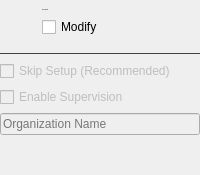
            <widget class="QWidget" name="setupOptionsPage">
             <layout class="QVBoxLayout" name="verticalLayout_17">
              <property name="leftMargin">
               <number>0</number>
              </property>
              <property name="topMargin">
               <number>0</number>
              </property>
              <property name="rightMargin">
               <number>0</number>
              </property>
              <property name="bottomMargin">
               <number>0</number>
              </property>
              <item>
               <widget class="QWidget" name="horizontalWidget_6" native="true">
                <layout class="QHBoxLayout" name="horizontalLayout_21">
                 <property name="spacing">
                  <number>10</number>
                 </property>
                 <property name="leftMargin">
                  <number>0</number>
                 </property>
                 <property name="topMargin">
                  <number>9</number>
                 </property>
                 <property name="rightMargin">
                  <number>0</number>
                 </property>
                 <property name="bottomMargin">
                  <number>9</number>
                 </property>
                 <item>
                  <widget class="QToolButton" name="toolButton_11">
                   <property name="enabled">
                    <bool>false</bool>
                   </property>
                   <property name="styleSheet">
                    <string notr="true">QToolButton {
	icon-size: 24px;
	background-color: transparent;
	padding-left: 0px;
	padding-right: 5px;
	border-radius: 0px;
}</string>
                   </property>
                   <property name="icon">
                    <iconset resource="resources.qrc">
                     <normaloff>:/icon/gear.svg</normaloff>:/icon/gear.svg</iconset>
                   </property>
                  </widget>
                 </item>
                 <item>
                  <widget class="QWidget" name="verticalWidget_5" native="true">
                   <layout class="QVBoxLayout" name="verticalLayout_15">
                    <property name="spacing">
                     <number>6</number>
                    </property>
                    <property name="leftMargin">
                     <number>0</number>
                    </property>
                    <property name="topMargin">
                     <number>0</number>
                    </property>
                    <property name="rightMargin">
                     <number>0</number>
                    </property>
                    <property name="bottomMargin">
                     <number>0</number>
                    </property>
                    <item>
                     <widget class="QLabel" name="setupOptionsLbl">
                      <property name="font">
                       <font>
                        <pointsize>-1</pointsize>
                        <bold>false</bold>
                       </font>
                      </property>
                      <property name="text">
                       <string>Setup Options</string>
                      </property>
                     </widget>
                    </item>
                    <item>
                     <widget class="QCheckBox" name="setupOptionsEnabledChk">
                      <property name="text">
                       <string>Modify</string>
                      </property>
                     </widget>
                    </item>
                   </layout>
                  </widget>
                 </item>
                 <item>
                  <spacer name="horizontalSpacer_8">
                   <property name="orientation">
                    <enum>Qt::Horizontal</enum>
                   </property>
                   <property name="sizeHint" stdset="0">
                    <size>
                     <width>40</width>
                     <height>20</height>
                    </size>
                   </property>
                  </spacer>
                 </item>
                </layout>
               </widget>
              </item>
              <item>
               <widget class="Line" name="line_13">
                <property name="styleSheet">
                 <string notr="true">QFrame {
	color: #414141;
}</string>
                </property>
                <property name="frameShadow">
                 <enum>QFrame::Plain</enum>
                </property>
                <property name="orientation">
                 <enum>Qt::Horizontal</enum>
                </property>
               </widget>
              </item>
              <item>
               <widget class="QWidget" name="setupOptionsPageContent" native="true">
                <property name="enabled">
                 <bool>false</bool>
                </property>
                <layout class="QVBoxLayout" name="verticalLayout_16">
                 <property name="leftMargin">
                  <number>0</number>
                 </property>
                 <property name="topMargin">
                  <number>0</number>
                 </property>
                 <property name="rightMargin">
                  <number>0</number>
                 </property>
                 <property name="bottomMargin">
                  <number>0</number>
                 </property>
                 <item>
                  <widget class="QCheckBox" name="skipSetupChk">
                   <property name="text">
                    <string>Skip Setup (Recommended)</string>
                   </property>
                  </widget>
                 </item>
                 <item>
                  <widget class="QCheckBox" name="enableSupervisionChk">
                   <property name="text">
                    <string>Enable Supervision</string>
                   </property>
                  </widget>
                 </item>
                 <item>
                  <widget class="QLineEdit" name="organizationNameTxt">
                   <property name="placeholderText">
                    <string>Organization Name</string>
                   </property>
                  </widget>
                 </item>
                 <item>
                  <spacer name="verticalSpacer_7">
                   <property name="orientation">
                    <enum>Qt::Vertical</enum>
                   </property>
                   <property name="sizeHint" stdset="0">
                    <size>
                     <width>20</width>
                     <height>40</height>
                    </size>
                   </property>
                  </spacer>
                 </item>
                </layout>
               </widget>
              </item>
             </layout>
            </widget>
